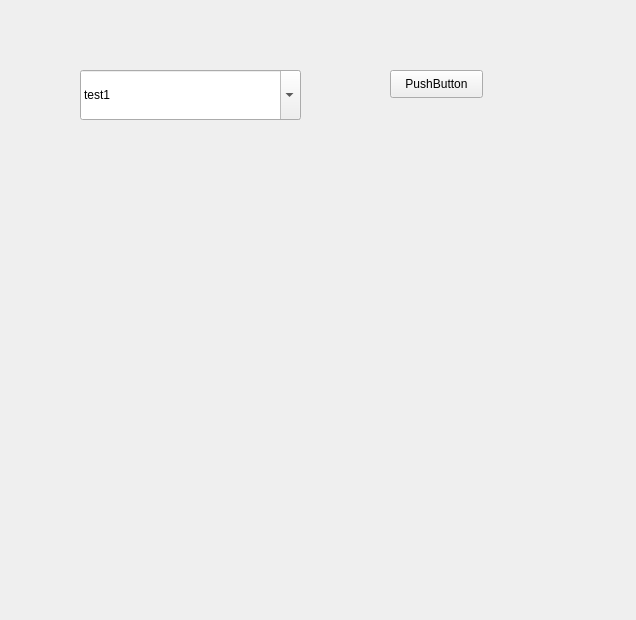
<?xml version="1.0" encoding="UTF-8"?>
<ui version="4.0">
 <class>QComboBoxTestClass</class>
 <widget class="QWidget" name="QComboBoxTestClass">
  <property name="geometry">
   <rect>
    <x>0</x>
    <y>0</y>
    <width>636</width>
    <height>620</height>
   </rect>
  </property>
  <property name="windowTitle">
   <string>QComboBoxTest</string>
  </property>
  <widget class="QComboBox" name="comboBox">
   <property name="geometry">
    <rect>
     <x>80</x>
     <y>70</y>
     <width>221</width>
     <height>50</height>
    </rect>
   </property>
   <property name="editable">
    <bool>true</bool>
   </property>
   <property name="iconSize">
    <size>
     <width>50</width>
     <height>50</height>
    </size>
   </property>
   <item>
    <property name="text">
     <string>test1</string>
    </property>
   </item>
   <item>
    <property name="text">
     <string>测试二</string>
    </property>
   </item>
   <item>
    <property name="text">
     <string>test3</string>
    </property>
    <property name="icon">
     <iconset>
      <normaloff>Resources/test.png</normaloff>Resources/test.png</iconset>
    </property>
   </item>
  </widget>
  <widget class="QPushButton" name="pushButton">
   <property name="geometry">
    <rect>
     <x>390</x>
     <y>70</y>
     <width>93</width>
     <height>28</height>
    </rect>
   </property>
   <property name="text">
    <string>PushButton</string>
   </property>
  </widget>
 </widget>
 <layoutdefault spacing="6" margin="11"/>
 <resources>
  <include location="QComboBoxTest.qrc"/>
 </resources>
 <connections>
  <connection>
   <sender>pushButton</sender>
   <signal>clicked()</signal>
   <receiver>QComboBoxTestClass</receiver>
   <slot>Click()</slot>
   <hints>
    <hint type="sourcelabel">
     <x>438</x>
     <y>89</y>
    </hint>
    <hint type="destinationlabel">
     <x>392</x>
     <y>938</y>
    </hint>
   </hints>
  </connection>
  <connection>
   <sender>comboBox</sender>
   <signal>activated(QString)</signal>
   <receiver>QComboBoxTestClass</receiver>
   <slot>Act(QString)</slot>
   <hints>
    <hint type="sourcelabel">
     <x>197</x>
     <y>86</y>
    </hint>
    <hint type="destinationlabel">
     <x>257</x>
     <y>793</y>
    </hint>
   </hints>
  </connection>
  <connection>
   <sender>comboBox</sender>
   <signal>activated(int)</signal>
   <receiver>QComboBoxTestClass</receiver>
   <slot>Act(int)</slot>
   <hints>
    <hint type="sourcelabel">
     <x>277</x>
     <y>90</y>
    </hint>
    <hint type="destinationlabel">
     <x>311</x>
     <y>831</y>
    </hint>
   </hints>
  </connection>
  <connection>
   <sender>comboBox</sender>
   <signal>currentIndexChanged(QString)</signal>
   <receiver>QComboBoxTestClass</receiver>
   <slot>Cur(QString)</slot>
   <hints>
    <hint type="sourcelabel">
     <x>232</x>
     <y>87</y>
    </hint>
    <hint type="destinationlabel">
     <x>281</x>
     <y>736</y>
    </hint>
   </hints>
  </connection>
  <connection>
   <sender>comboBox</sender>
   <signal>currentIndexChanged(int)</signal>
   <receiver>QComboBoxTestClass</receiver>
   <slot>Cur(int)</slot>
   <hints>
    <hint type="sourcelabel">
     <x>119</x>
     <y>102</y>
    </hint>
    <hint type="destinationlabel">
     <x>250</x>
     <y>740</y>
    </hint>
   </hints>
  </connection>
  <connection>
   <sender>comboBox</sender>
   <signal>highlighted(int)</signal>
   <receiver>QComboBoxTestClass</receiver>
   <slot>Hi(int)</slot>
   <hints>
    <hint type="sourcelabel">
     <x>163</x>
     <y>103</y>
    </hint>
    <hint type="destinationlabel">
     <x>178</x>
     <y>714</y>
    </hint>
   </hints>
  </connection>
 </connections>
 <slots>
  <slot>Click()</slot>
  <slot>Act(QString)</slot>
  <slot>Act(int)</slot>
  <slot>Cur(QString)</slot>
  <slot>Cur(int)</slot>
  <slot>Hi(int)</slot>
 </slots>
</ui>
